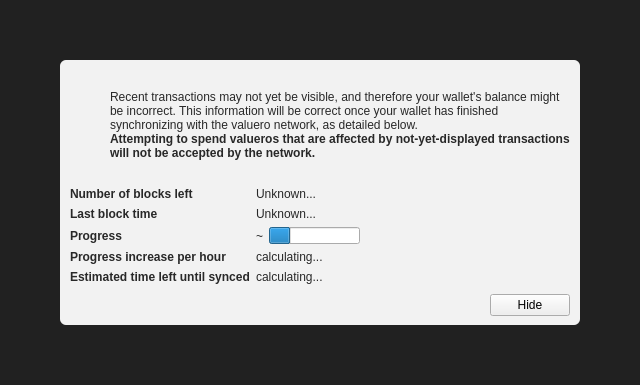
<?xml version="1.0" encoding="UTF-8"?>
<ui version="4.0">
 <class>ModalOverlay</class>
 <widget class="ModalOverlay" name="ModalOverlay">
  <property name="geometry">
   <rect>
    <x>0</x>
    <y>0</y>
    <width>640</width>
    <height>385</height>
   </rect>
  </property>
  <property name="windowTitle">
   <string>Form</string>
  </property>
  <layout class="QVBoxLayout" name="verticalLayout" stretch="0">
   <property name="sizeConstraint">
    <enum>QLayout::SetDefaultConstraint</enum>
   </property>
   <property name="leftMargin">
    <number>0</number>
   </property>
   <property name="topMargin">
    <number>0</number>
   </property>
   <property name="rightMargin">
    <number>0</number>
   </property>
   <property name="bottomMargin">
    <number>0</number>
   </property>
   <item>
    <widget class="QWidget" name="bgWidget" native="true">
     <property name="styleSheet">
      <string notr="true">#bgWidget { background: rgba(0,0,0,220); }</string>
     </property>
     <layout class="QVBoxLayout" name="verticalLayoutMain" stretch="1">
      <property name="leftMargin">
       <number>60</number>
      </property>
      <property name="topMargin">
       <number>60</number>
      </property>
      <property name="rightMargin">
       <number>60</number>
      </property>
      <property name="bottomMargin">
       <number>60</number>
      </property>
      <item>
       <widget class="QWidget" name="contentWidget" native="true">
        <property name="styleSheet">
         <string notr="true">#contentWidget { background: rgba(255,255,255,240); border-radius: 6px; }

QLabel { color: rgb(40,40,40);  }</string>
        </property>
        <layout class="QVBoxLayout" name="verticalLayoutSub" stretch="1,0,0,0">
         <property name="spacing">
          <number>0</number>
         </property>
         <property name="leftMargin">
          <number>10</number>
         </property>
         <property name="topMargin">
          <number>10</number>
         </property>
         <property name="rightMargin">
          <number>10</number>
         </property>
         <property name="bottomMargin">
          <number>10</number>
         </property>
         <item>
          <layout class="QHBoxLayout" name="horizontalLayoutIconText" stretch="0,1">
           <property name="topMargin">
            <number>20</number>
           </property>
           <item>
            <layout class="QVBoxLayout" name="verticalLayoutIcon">
             <property name="leftMargin">
              <number>0</number>
             </property>
             <item>
              <widget class="QPushButton" name="warningIcon">
               <property name="enabled">
                <bool>false</bool>
               </property>
               <property name="text">
                <string/>
               </property>
               <property name="icon">
                <iconset>
                 <normaloff>:/icons/warning</normaloff>
                 <disabledoff>:/icons/warning</disabledoff>:/icons/warning</iconset>
               </property>
               <property name="iconSize">
                <size>
                 <width>48</width>
                 <height>48</height>
                </size>
               </property>
               <property name="flat">
                <bool>true</bool>
               </property>
              </widget>
             </item>
             <item>
              <spacer name="verticalSpacerWarningIcon">
               <property name="orientation">
                <enum>Qt::Vertical</enum>
               </property>
               <property name="sizeHint" stdset="0">
                <size>
                 <width>20</width>
                 <height>40</height>
                </size>
               </property>
              </spacer>
             </item>
            </layout>
           </item>
           <item>
            <layout class="QVBoxLayout" name="verticalLayoutInfoText">
             <property name="leftMargin">
              <number>0</number>
             </property>
             <property name="topMargin">
              <number>0</number>
             </property>
             <item>
              <widget class="QLabel" name="infoText">
               <property name="text">
                <string>Recent transactions may not yet be visible, and therefore your wallet's balance might be incorrect. This information will be correct once your wallet has finished synchronizing with the valuero network, as detailed below.</string>
               </property>
               <property name="textFormat">
                <enum>Qt::RichText</enum>
               </property>
               <property name="wordWrap">
                <bool>true</bool>
               </property>
              </widget>
             </item>
             <item>
              <widget class="QLabel" name="infoTextStrong">
               <property name="font">
                <font>
                 <weight>75</weight>
                 <bold>true</bold>
                </font>
               </property>
               <property name="text">
                <string>Attempting to spend valueros that are affected by not-yet-displayed transactions will not be accepted by the network.</string>
               </property>
               <property name="textFormat">
                <enum>Qt::RichText</enum>
               </property>
               <property name="wordWrap">
                <bool>true</bool>
               </property>
              </widget>
             </item>
             <item>
              <spacer name="verticalSpacerInTextSpace">
               <property name="orientation">
                <enum>Qt::Vertical</enum>
               </property>
               <property name="sizeHint" stdset="0">
                <size>
                 <width>20</width>
                 <height>40</height>
                </size>
               </property>
              </spacer>
             </item>
            </layout>
           </item>
          </layout>
         </item>
         <item>
          <spacer name="verticalSpacerAfterText">
           <property name="orientation">
            <enum>Qt::Vertical</enum>
           </property>
           <property name="sizeHint" stdset="0">
            <size>
             <width>20</width>
             <height>40</height>
            </size>
           </property>
          </spacer>
         </item>
         <item>
          <layout class="QFormLayout" name="formLayout">
           <property name="fieldGrowthPolicy">
            <enum>QFormLayout::FieldsStayAtSizeHint</enum>
           </property>
           <property name="horizontalSpacing">
            <number>6</number>
           </property>
           <property name="verticalSpacing">
            <number>6</number>
           </property>
           <property name="topMargin">
            <number>10</number>
           </property>
           <item row="0" column="0">
            <widget class="QLabel" name="labelNumberOfBlocksLeft">
             <property name="font">
              <font>
               <weight>75</weight>
               <bold>true</bold>
              </font>
             </property>
             <property name="text">
              <string>Number of blocks left</string>
             </property>
            </widget>
           </item>
           <item row="0" column="1">
            <widget class="QLabel" name="numberOfBlocksLeft">
             <property name="text">
              <string>Unknown...</string>
             </property>
            </widget>
           </item>
           <item row="1" column="0">
            <widget class="QLabel" name="labelLastBlockTime">
             <property name="font">
              <font>
               <weight>75</weight>
               <bold>true</bold>
              </font>
             </property>
             <property name="text">
              <string>Last block time</string>
             </property>
            </widget>
           </item>
           <item row="1" column="1">
            <widget class="QLabel" name="newestBlockDate">
             <property name="sizePolicy">
              <sizepolicy hsizetype="Maximum" vsizetype="Preferred">
               <horstretch>0</horstretch>
               <verstretch>0</verstretch>
              </sizepolicy>
             </property>
             <property name="text">
              <string>Unknown...</string>
             </property>
            </widget>
           </item>
           <item row="2" column="0">
            <widget class="QLabel" name="labelSyncDone">
             <property name="font">
              <font>
               <weight>75</weight>
               <bold>true</bold>
              </font>
             </property>
             <property name="text">
              <string>Progress</string>
             </property>
            </widget>
           </item>
           <item row="2" column="1">
            <layout class="QHBoxLayout" name="horizontalLayoutSync" stretch="0,1">
             <item>
              <widget class="QLabel" name="percentageProgress">
               <property name="text">
                <string notr="true">~</string>
               </property>
              </widget>
             </item>
             <item>
              <widget class="QProgressBar" name="progressBar">
               <property name="value">
                <number>24</number>
               </property>
               <property name="format">
                <string/>
               </property>
              </widget>
             </item>
            </layout>
           </item>
           <item row="4" column="0">
            <widget class="QLabel" name="labelProgressIncrease">
             <property name="font">
              <font>
               <weight>75</weight>
               <bold>true</bold>
              </font>
             </property>
             <property name="text">
              <string>Progress increase per hour</string>
             </property>
            </widget>
           </item>
           <item row="4" column="1">
            <widget class="QLabel" name="progressIncreasePerH">
             <property name="text">
              <string>calculating...</string>
             </property>
            </widget>
           </item>
           <item row="5" column="0">
            <widget class="QLabel" name="labelEstimatedTimeLeft">
             <property name="font">
              <font>
               <weight>75</weight>
               <bold>true</bold>
              </font>
             </property>
             <property name="text">
              <string>Estimated time left until synced</string>
             </property>
            </widget>
           </item>
           <item row="5" column="1">
            <widget class="QLabel" name="expectedTimeLeft">
             <property name="text">
              <string>calculating...</string>
             </property>
            </widget>
           </item>
          </layout>
         </item>
         <item>
          <layout class="QHBoxLayout" name="horizontalLayoutButtons">
           <property name="leftMargin">
            <number>10</number>
           </property>
           <property name="topMargin">
            <number>10</number>
           </property>
           <item>
            <spacer name="horizontalSpacer">
             <property name="orientation">
              <enum>Qt::Horizontal</enum>
             </property>
             <property name="sizeHint" stdset="0">
              <size>
               <width>40</width>
               <height>20</height>
              </size>
             </property>
            </spacer>
           </item>
           <item>
            <widget class="QPushButton" name="closeButton">
             <property name="text">
              <string>Hide</string>
             </property>
            </widget>
           </item>
          </layout>
         </item>
        </layout>
       </widget>
      </item>
     </layout>
    </widget>
   </item>
  </layout>
 </widget>
 <customwidgets>
  <customwidget>
   <class>ModalOverlay</class>
   <extends>QWidget</extends>
   <header>modaloverlay.h</header>
   <container>1</container>
  </customwidget>
 </customwidgets>
 <resources/>
 <connections/>
</ui>
